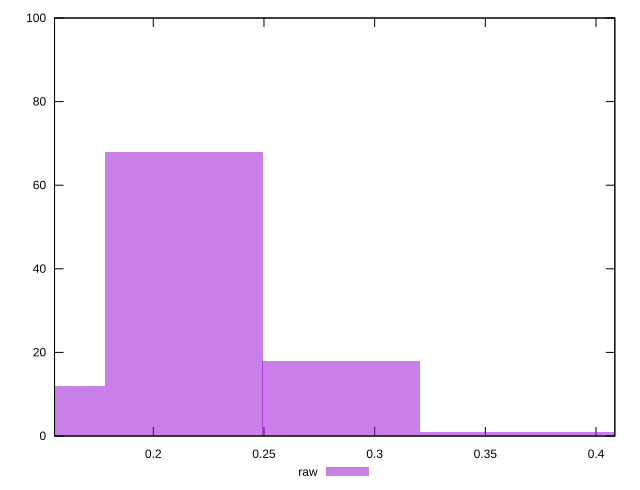

Here is the gnuplot script that generated this plot:
reset

$raw <<EOF
0.2849584217455235 18
0.35619802718190435 1
0.21371881630914263 68
0.14247921087276175 12
0.42743763261828527 1
EOF

set key outside below
set boxwidth 0.07123960543638087
set xrange [0.15539206284950394:0.4084941795182596]
set yrange [0:100]
set trange [0:100]
set style fill transparent solid 0.5 noborder
set terminal svg size 640, 490 enhanced background rgb 'white'
set output "reports/report_00027_2021-02-24T12-40-31.850Z/meta/pScore/samples/astro/raw/histogram.svg"

plot $raw title "raw" with boxes

reset
